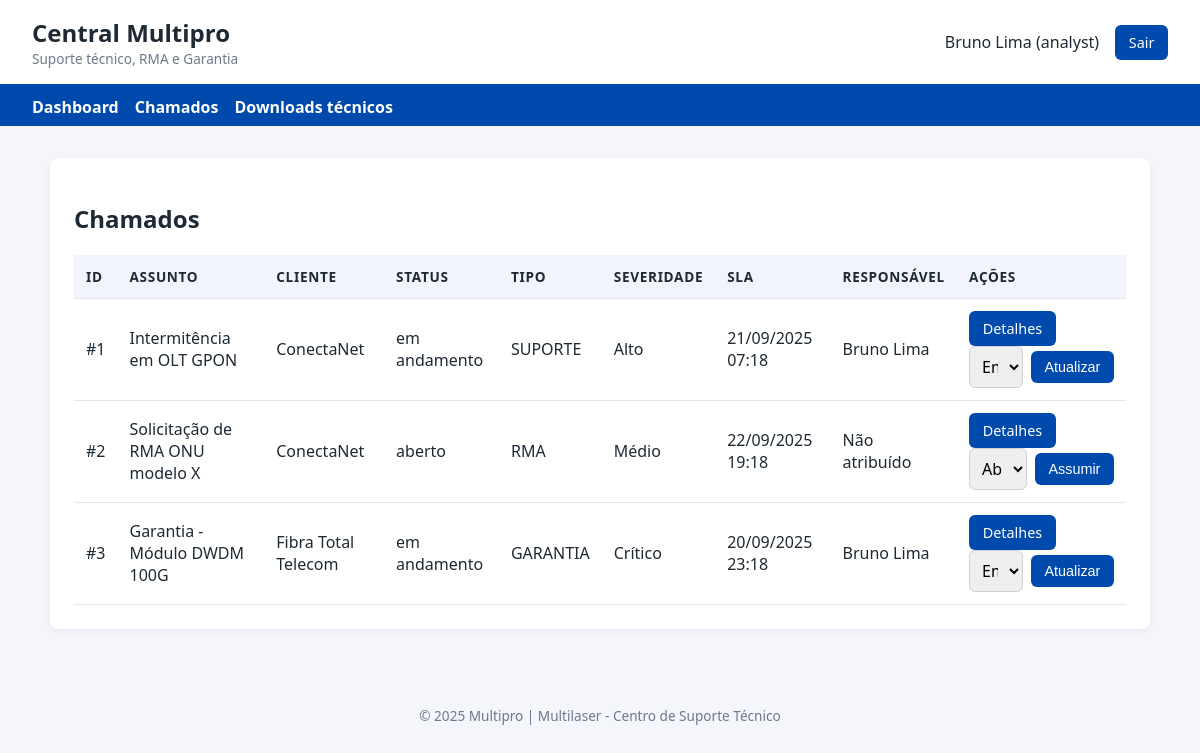
/app/public/index.php?page=tickets (signed in), run on the app's committed database.
### tables this page shows
CREATE TABLE tickets (
    id INT AUTO_INCREMENT PRIMARY KEY,
    client_id INT NOT NULL,
    assigned_to INT DEFAULT NULL,
    subject VARCHAR(150) NOT NULL,
    description TEXT NOT NULL,
    type ENUM('suporte','rma','garantia') NOT NULL DEFAULT 'suporte',
    severity ENUM('crítico','alto','médio','baixo') NOT NULL DEFAULT 'médio',
    status VARCHAR(30) NOT NULL DEFAULT 'aberto',
    sla_due_at DATETIME NOT NULL,
    created_at TIMESTAMP DEFAULT CURRENT_TIMESTAMP,
    updated_at TIMESTAMP DEFAULT CURRENT_TIMESTAMP ON UPDATE CURRENT_TIMESTAMP,
    CONSTRAINT fk_tickets_client FOREIGN KEY (client_id) REFERENCES users(id),
    CONSTRAINT fk_tickets_analyst FOREIGN KEY (assigned_to) REFERENCES users(id)
);

CREATE TABLE users (
    id INT AUTO_INCREMENT PRIMARY KEY,
    username VARCHAR(50) NOT NULL UNIQUE,
    password_hash VARCHAR(255) NOT NULL,
    full_name VARCHAR(100) NOT NULL,
    role ENUM('manager','analyst','client') NOT NULL,
    company_name VARCHAR(150) DEFAULT NULL,
    created_at TIMESTAMP DEFAULT CURRENT_TIMESTAMP
);

### app/src/auth.php (called while the page is built, shortened)
<?php
function current_user(): ?array
{
    return $_SESSION['user'] ?? null;
}

### app/src/tickets.php (called while the page is built, shortened)
<?php
require_once __DIR__ . '/helpers.php';
function get_tickets_for_user(PDO $pdo, array $user): array
{
    $stmt = $pdo->query('SELECT t.*, uc.full_name AS client_name, uc.company_name, ua.full_name AS analyst_name
        FROM tickets t
        JOIN users uc ON t.client_id = uc.id
        LEFT JOIN users ua ON t.assigned_to = ua.id
        ORDER BY t.created_at DESC');
    return $stmt->fetchAll();
}
function get_ticket_statuses(): array
{
    return ['aberto', 'em andamento', 'aguardando cliente', 'resolvido', 'encerrado'];
}

### app/src/helpers.php (called while the page is built, shortened)
<?php
function e(?string $value): string
{
    return htmlspecialchars($value ?? '', ENT_QUOTES | ENT_SUBSTITUTE, 'UTF-8');
}
function format_datetime(?string $dateTime): string
{
    $date = new DateTime($dateTime);
    return $date->format('d/m/Y H:i');
}
function is_overdue(?string $dueDate, ?string $status = null): bool
{
    return (new DateTime($dueDate)) < new DateTime();
}

### app/public/index.php (the view, shortened to what this page needs)
<?php
require_once __DIR__ . '/../src/helpers.php';
require_once __DIR__ . '/../src/auth.php';
require_once __DIR__ . '/../src/tickets.php';
$page = $_GET['page'] ?? 'dashboard';
require __DIR__ . '/../src/header.php';
$user = current_user();
switch ($page) {
        ?>
            <?php
    case 'tickets':
        $tickets = get_tickets_for_user($pdo, $user);
        ?>
        <section class="card">
            <h2>Chamados</h2>
            <?php if (empty($tickets)): ?>
                <p>Nenhum chamado encontrado.</p>
            <?php else: ?>
                <table>
                    <thead>
                    <tr>
                        <th>ID</th>
                        <th>Assunto</th>
                        <?php if ($user['role'] !== ROLE_CLIENT): ?><th>Cliente</th><?php endif; ?>
                        <th>Status</th>
                        <th>Tipo</th>
                        <th>Severidade</th>
                        <th>SLA</th>
                        <?php if ($user['role'] !== ROLE_CLIENT): ?><th>Responsável</th><?php endif; ?>
                        <th>Ações</th>
                    </tr>
                    </thead>
                    <tbody>
                    <?php foreach ($tickets as $ticket): ?>
                        <tr class="<?= is_overdue($ticket['sla_due_at'], $ticket['status']) ? 'overdue' : '' ?>">
                            <td>#<?= e((string) $ticket['id']) ?></td>
                            <td><?= e($ticket['subject']) ?></td>
                            <?php if ($user['role'] !== ROLE_CLIENT): ?><td><?= e($ticket['company_name'] ?: $ticket['client_name']) ?></td><?php endif; ?>
                            <td><?= e($ticket['status']) ?></td>
                            <td><?= e(strtoupper($ticket['type'])) ?></td>
                            <td><?= e(ucfirst($ticket['severity'])) ?></td>
                            <td><?= e(format_datetime($ticket['sla_due_at'])) ?></td>
                            <?php if ($user['role'] !== ROLE_CLIENT): ?><td><?= e($ticket['analyst_name'] ?? 'Não atribuído') ?></td><?php endif; ?>
                            <td class="actions">
                                <a class="button" href="index.php?page=ticket_detail&id=<?= e((string) $ticket['id']) ?>">Detalhes</a>
                                <?php if ($user['role'] === ROLE_MANAGER): ?>
                                    <form method="post" action="index.php?page=manage_ticket" class="inline-form">
                                        <input type="hidden" name="ticket_id" value="<?= e((string) $ticket['id']) ?>">
                                        <select name="assigned_to">
                                            <option value="">-- Responsável --</option>
                                            <?php foreach (get_analysts($pdo) as $analyst): ?>
                                                <option value="<?= e((string) $analyst['id']) ?>" <?= (int) ($ticket['assigned_to'] ?? 0) === (int) $analyst['id'] ? 'selected' : '' ?>><?= e($analyst['full_name']) ?></option>
                                            <?php endforeach; ?>
                                        </select>
                                        <select name="status">
                                            <option value="">-- Status --</option>
                                            <?php foreach (get_ticket_statuses() as $statusOption): ?>
                                                <option value="<?= e($statusOption) ?>" <?= $ticket['status'] === $statusOption ? 'selected' : '' ?>><?= e(ucfirst($statusOption)) ?></option>
                                            <?php endforeach; ?>
                                        </select>
                                        <button type="submit">Atualizar</button>
                                    </form>
                                <?php elseif ($user['role'] === ROLE_ANALYST): ?>
                                    <form method="post" action="index.php?page=manage_ticket" class="inline-form">
                                        <select name="status">
                                            <?php foreach (get_ticket_statuses() as $statusOption): ?>
                                                <option value="<?= e($statusOption) ?>" <?= $ticket['status'] === $statusOption ? 'selected' : '' ?>><?= e(ucfirst($statusOption)) ?></option>
                                            <?php endforeach; ?>
                                        </select>
                                        <?php if (!$ticket['assigned_to']): ?>
                                            <button type="submit" name="assign_self" value="1">Assumir</button>
                                        <?php else: ?>
                                            <button type="submit">Atualizar</button>
                                        <?php endif; ?>
                                    </form>
                                <?php endif; ?>
                            </td>
                        </tr>
                    <?php endforeach; ?>
                    </tbody>
                </table>
            <?php endif; ?>
        </section>
        <?php
        break;
        ?>
        <?php
}
require __DIR__ . '/../src/footer.php';

### app/public/styles.css (style rules this page uses)
:root { --primary: #004aad; --accent: #00a3ff; --danger: #d7263d; --bg: #f4f6fb; --text: #1f2933; --muted: #6c7a89; font-family: 'Segoe UI', Tahoma, sans-serif; }
body { margin: 0; background: var(--bg); color: var(--text); }
.card { background: white; border-radius: 8px; padding: 1.5rem; margin-bottom: 1.5rem; box-shadow: 0 2px 8px rgba(0,0,0,0.05); }
table { width: 100%; border-collapse: collapse; }
table th, table td { padding: 0.75rem; border-bottom: 1px solid #e3e8ee; text-align: left; }
table th { background: #f1f5fb; font-size: 0.85rem; text-transform: uppercase; letter-spacing: 0.05em; }
.button, button { display: inline-block; padding: 0.5rem 0.85rem; background: var(--primary); color: white; border: none; border-radius: 6px; cursor: pointer; text-decoration: none; font-size: 0.9rem; }
.inline-form { display: inline-flex; gap: 0.5rem; align-items: center; }
.inline-form select, .form-grid select, .form-grid input, .form-grid textarea { width: 100%; padding: 0.5rem; border: 1px solid #cbd2d9; border-radius: 6px; font: inherit; }

### data on the page
tickets: id "1", subject "Intermitência em OLT GPON", client.company_name "ConectaNet", status "em andamento", type "SUPORTE", severity "Alto", sla_due_at "21/09/2025 07:18", assigned_to.full_name "Bruno Lima", status "Em andamento", shows "Atualizar"
tickets: id "2", subject "Solicitação de RMA ONU modelo X", client.company_name "ConectaNet", status "aberto", type "RMA", severity "Médio", sla_due_at "22/09/2025 19:18", analyst_name "Não atribuído", status "Aberto", shows "Assumir"
tickets: id "3", subject "Garantia - Módulo DWDM 100G", client.company_name "Fibra Total Telecom", status "em andamento", type "GARANTIA", severity "Crítico", sla_due_at "20/09/2025 23:18", assigned_to.full_name "Bruno Lima", status "Em andamento", shows "Atualizar"

### other printed values
$user['full_name'] "Bruno Lima"
$user['role'] "analyst"
